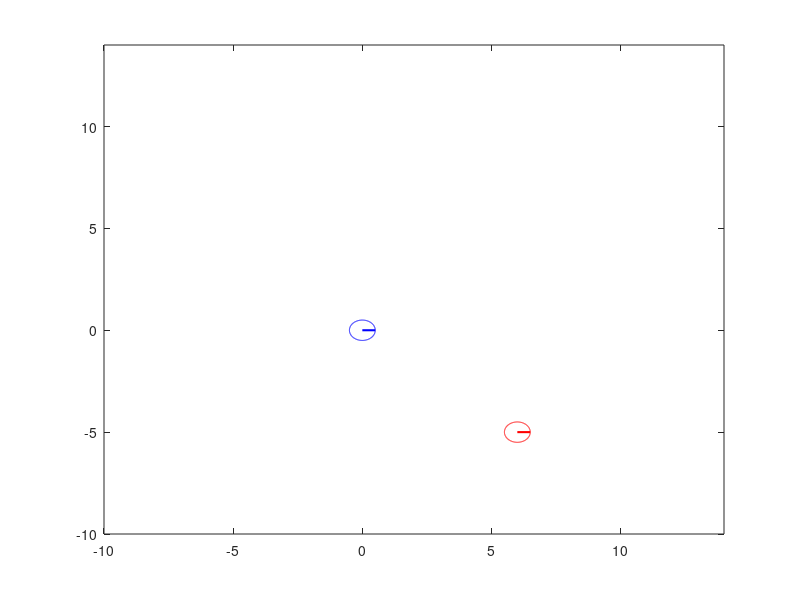

The MATLAB source for this figure: (Note: this script raises an error after producing the figure.)
%% Clean up
close all
clear;
clc;
warning off;

%% Generate starting points
x=zeros(1,3);
startX  = 3.0;
startY  = -6.0;
phi     = 0.0;
goalX   = -3;
goalY   = -1;

% Make this egocentric
startX  = startX - goalX;
startY  = startY - goalY;

%% Initialize the values
% Transform from cartesian to polar co-ordinates
% r         = sqrt(x^2 + y^2);
% theta     = atan2(y,x) - phi + pi
% delta     = gamma + phi

nx   = startX;
ny   = startY;
nt   = phi;

x(1)=sqrt(startX^2+startY^2);
x(2)=atan2(startY,startX) - phi;
x(3)=phi + x(2);

%% Plot the start and the end state
r=0.5;
ang=0:0.01:2*pi; 
xp=r*cos(ang);
yp=r*sin(ang);
figure(1);

plot(startX+xp,startY+yp,'r',[startX startX+r*cos(phi)],[startY startY+r*sin(phi)],'r','Linewidth',1.5)
hold on
plot(xp,yp,'b',[0 r],[0 0],'b','Linewidth',1.5)

axis([-10 14 -10 14])
hold on

%% Initialize the values and storage variables
dT      = 0.01;
R       = [x(1)];
X       = [startX];
Y       = [startY];
Theta   = [];
k1      = 1;
k2      = 1;
Q       = diag([1, 0.1]);
delta   = [];
U1      = [];
U2      = [];
Slk     = [];
Slk2    = [];
k1      = 1;
k2      = 0.3;

%% Iterate over to find the optimal control
for i = 1:500
x0=x(1)*sin(x(2));
y0=x(1)*cos(x(2));

cvx_begin quiet
        variable u(4);
        minimize( u.' * u );
        subject to
            % Lyapunov function used:
            % V    = 0.5 * (r^2 + theta^2)
            % Derivative of V
            % Vdot = r*r_dot + theta*theta_dot
            %      = -r*v*cos(arctan(-k1*theta)) + (v/r) * theta *
            %      sin(arctan(-k1 * theta)

            -(x(1)) * u(1) * cos(atan(-k1*x(2))) + (x(2)) * u(1)/x(1) * sin(atan(-k1*x(2))) <= ...
                -0.5 * 2.0 * ((x(1))^2 + (x(2))^2) + u(3);
            z = x(3) - atan(-x(2));
            ((1 + 1/ (1 + x(2)^2) ) * u(1) / x(1) * sin(z + atan(-x(2))) + u(2)) == ...
                -0.5 * u(1)/ x(1) * z + u(4);
            
            % Barrier function candidate:
            % Measurement z = sqrt(r^2 + ro^2 - 2 * r * ro * cos(t - to) )
            % zdot = (1/z) * rdot * (r - cos(t-to)*ro) + (1/z) * tdot * (r * ro * sin(t - to))
            % Barrier
            % B(x,z) = 1 / (z - 0.5)
            % Bdot   = - zdot / (z - 0.5)^2
            
            h    = x(1);
            hdot = (1/h) * -1 * u(1) * cos(x(3)) *x(1); 
            B    = 1 / (x(1) - 2.0);
            Bdot = - hdot / (h - 2.0)^2;
            
            Bdot <= 1/B;
cvx_end

% Fixed control works
% u(1)=x(1);
% u(2)=-u(1)/x(1)*(k2*(x(3)-atan(-k1*x(2)))+1+k1/(1+(k1*x(2))^2)*sin(x(3)));


%% Smoothen the control
if size(U1,1) > 1
    u(1) = 0.85 * U1(end) + 0.15 * u(1);
    u(2) = 0.85 * U2(end) + 0.15 * u(2);
end

%% Propogate with dynamics
x(1) = x(1) - dT * u(1) * cos(x(3) + 0.5 * dT * u(1)/x(1) * sin(x(3)) + u(2));
x(2) = x(2) + dT * u(1)/x(1) * sin(x(3) + 0.5 * dT * u(1)/x(1) * sin(x(3)) + u(2));
x(3) = x(3) + dT * u(1)/x(1) * sin(x(3)) + u(2);

nx   = nx + dT * u(1) * cos(nt + u(2)*dT/2);
ny   = ny + dT * u(1) * sin(nt + u(2)*dT/2);
nt   = nt + dT * u(2);

%% Store the variables
R=[R;x(1)];
Theta=[Theta;x(2)];
delta=[delta;x(3)];
X=[X; x(1)*cos(x(2))];
Y=[Y; x(1)*sin(x(2))];
U1=[U1;u(1)];
U2=[U2;u(2)];
%Slk = [Slk;u(3)];
%Slk2= [Slk2;u(4)];
end

%% Generate plots
hold on;
figure(1); plot(X,Y); title('Trajectory')
% figure(2); plot(R); title('Distance to go')
% figure(3); plot(Theta); title('Theta')
% figure(4); plot(delta); title('Delta')
figure(5); plot(U1); title('U1')
figure(6); plot(U2); title('U2')
% figure(7); plot(Slk); title('Slk')

warning on;
